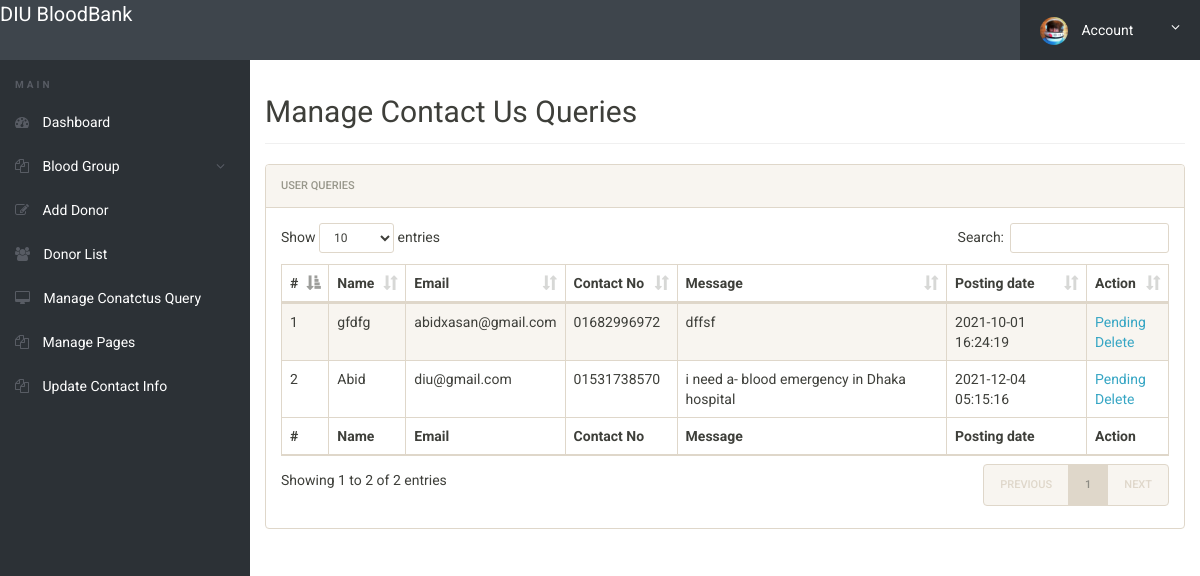
/admin/manage-conactusquery.php (signed in), run on the app's committed database.
### tables this page shows
CREATE TABLE `tblcontactusquery` (
  `id` int(11) NOT NULL,
  `name` varchar(100) DEFAULT NULL,
  `EmailId` varchar(120) DEFAULT NULL,
  `ContactNumber` char(11) DEFAULT NULL,
  `Message` longtext DEFAULT NULL,
  `PostingDate` timestamp NOT NULL DEFAULT current_timestamp(),
  `status` int(11) DEFAULT NULL
);

### admin/manage-conactusquery.php (the view, shortened to what this page needs)
<?php
include('includes/config.php');
if(strlen($_SESSION['alogin'])==0)
	{
header('location:index.php');
}
else{
 ?>
<!doctype html>
<html lang="en" class="no-js">
<head>
	<link rel="stylesheet" href="css/font-awesome.min.css">
	<link rel="stylesheet" href="css/bootstrap.min.css">
	<link rel="stylesheet" href="css/dataTables.bootstrap.min.css">
	<link rel="stylesheet" href="css/bootstrap-social.css">
	<link rel="stylesheet" href="css/bootstrap-select.css">
	<link rel="stylesheet" href="css/fileinput.min.css">
	<link rel="stylesheet" href="css/awesome-bootstrap-checkbox.css">
	<link rel="stylesheet" href="css/style.css">
</head>
<body>
	<?php include('includes/header.php');?>
	<div class="ts-main-content">
		<?php include('includes/leftbar.php');?>
		<div class="content-wrapper">
			<div class="container-fluid">
				<div class="row">
					<div class="col-md-12">
						<h2 class="page-title">Manage Contact Us Queries</h2>
						<div class="panel panel-default">
							<div class="panel-heading">User queries</div>
							<div class="panel-body">
								<table id="zctb" class="display table table-striped table-bordered table-hover" cellspacing="0" width="100%">
									<thead>
										<tr>
										<th>#</th>
											<th>Name</th>
											<th>Email</th>
											<th>Contact No</th>
											<th>Message</th>
											<th>Posting date</th>
											<th>Action</th>
										</tr>
									</thead>
									<tfoot>
										<tr>
										<th>#</th>
											<th>Name</th>
											<th>Email</th>
											<th>Contact No</th>
											<th>Message</th>
											<th>Posting date</th>
											<th>Action</th>
										</tr>
									</tfoot>
									<tbody>
									<?php $sql = "SELECT * from  tblcontactusquery ";
$query = $dbh -> prepare($sql);
$query->execute();
$results=$query->fetchAll(PDO::FETCH_OBJ);
$cnt=1;
if($query->rowCount() > 0)
{
foreach($results as $result)
{				?>
										<tr>
											<td><?php echo htmlentities($cnt);?></td>
											<td><?php echo htmlentities($result->name);?></td>
											<td><?php echo htmlentities($result->EmailId);?></td>
											<td><?php echo htmlentities($result->ContactNumber);?></td>
											<td><?php echo htmlentities($result->Message);?></td>
											<td><?php echo htmlentities($result->PostingDate);?></td>
																<?php if($result->status==1)
{
	?><td>Read<br />
		<a href="manage-conactusquery.php?del=<?php echo htmlentities($result->id);?>" onclick="return confirm('Do you really want to read')" >Delete</a></td>
<?php } else {?>
<td><a href="manage-conactusquery.php?eid=<?php echo htmlentities($result->id);?>" onclick="return confirm('Do you really want to read')" >Pending</a><br />
	<a href="manage-conactusquery.php?eid=<?php echo htmlentities($result->id);?>" onclick="return confirm('Do you really want to read')" >Delete</a>
</td>
<?php } ?>
										</tr>
										<?php $cnt=$cnt+1; }} ?>
									</tbody>
								</table>
							</div>
						</div>
					</div>
				</div>
			</div>
		</div>
	</div>
</body>
</html>
<?php } ?>

### admin/css/style.css (style rules this page uses)
html { font-size: 14px; }
@media only screen and (min-width: 480px) { html { font-size: 17px; } }
@media only screen and (min-width: 768px) { html { font-size: 14px; } }
body { font-size: 1em; }
a { color: #37a6c4; }
.panel { overflow: hidden; }
.page-title { padding-bottom: 15px; margin-bottom: 20px; border-bottom: 1px solid #f0f0f0; }
.ts-main-content .content-wrapper { padding-top: 15px; margin-top: 60px; }
@media only screen and (min-width: 992px) { .ts-main-content .content-wrapper { margin-left: 250px; } }

### data on the page
tblcontactusquery: name "gfdfg", EmailId "abidxasan@gmail.com", ContactNumber "01682996972", Message "dffsf", PostingDate "2021-10-01 16:24:19"
tblcontactusquery: name "Abid", EmailId "diu@gmail.com", ContactNumber "01531738570", Message "i need a- blood emergency in Dhaka hospital", PostingDate "2021-12-04 05:15:16"
